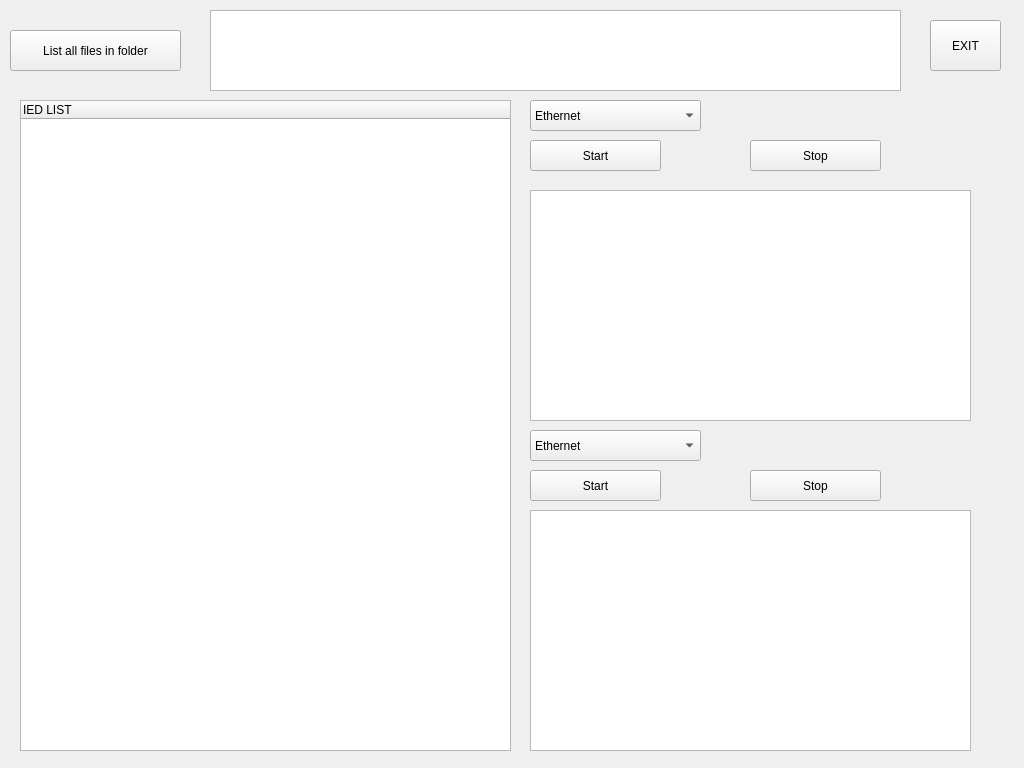
<?xml version="1.0" encoding="UTF-8"?>
<ui version="4.0">
 <class>Form</class>
 <widget class="QWidget" name="Form">
  <property name="geometry">
   <rect>
    <x>0</x>
    <y>0</y>
    <width>1024</width>
    <height>768</height>
   </rect>
  </property>
  <property name="windowTitle">
   <string>Form</string>
  </property>
  <widget class="QPushButton" name="fileslist_button">
   <property name="geometry">
    <rect>
     <x>10</x>
     <y>30</y>
     <width>171</width>
     <height>41</height>
    </rect>
   </property>
   <property name="text">
    <string>List all files in folder</string>
   </property>
  </widget>
  <widget class="QPushButton" name="back_button">
   <property name="geometry">
    <rect>
     <x>930</x>
     <y>20</y>
     <width>71</width>
     <height>51</height>
    </rect>
   </property>
   <property name="text">
    <string>EXIT</string>
   </property>
   <property name="icon">
    <iconset theme="exit">
     <normaloff>../../../Uranus_APP/Uranus/QTDesigner</normaloff>../../../Uranus_APP/Uranus/QTDesigner</iconset>
   </property>
  </widget>
  <widget class="QListWidget" name="fileslist_show">
   <property name="geometry">
    <rect>
     <x>210</x>
     <y>10</y>
     <width>691</width>
     <height>81</height>
    </rect>
   </property>
  </widget>
  <widget class="QTreeWidget" name="ied_tree">
   <property name="geometry">
    <rect>
     <x>20</x>
     <y>100</y>
     <width>491</width>
     <height>651</height>
    </rect>
   </property>
   <column>
    <property name="text">
     <string>IED LIST</string>
    </property>
   </column>
  </widget>
  <widget class="QComboBox" name="pub_iface">
   <property name="geometry">
    <rect>
     <x>530</x>
     <y>100</y>
     <width>171</width>
     <height>31</height>
    </rect>
   </property>
   <item>
    <property name="text">
     <string>Ethernet</string>
    </property>
   </item>
  </widget>
  <widget class="QPushButton" name="pub_start_btn">
   <property name="geometry">
    <rect>
     <x>530</x>
     <y>140</y>
     <width>131</width>
     <height>31</height>
    </rect>
   </property>
   <property name="text">
    <string>Start</string>
   </property>
  </widget>
  <widget class="QPlainTextEdit" name="pub_log">
   <property name="geometry">
    <rect>
     <x>530</x>
     <y>190</y>
     <width>441</width>
     <height>231</height>
    </rect>
   </property>
  </widget>
  <widget class="QPushButton" name="pub_stop_btn">
   <property name="geometry">
    <rect>
     <x>750</x>
     <y>140</y>
     <width>131</width>
     <height>31</height>
    </rect>
   </property>
   <property name="text">
    <string>Stop</string>
   </property>
  </widget>
  <widget class="QComboBox" name="sub_iface">
   <property name="geometry">
    <rect>
     <x>530</x>
     <y>430</y>
     <width>171</width>
     <height>31</height>
    </rect>
   </property>
   <item>
    <property name="text">
     <string>Ethernet</string>
    </property>
   </item>
  </widget>
  <widget class="QPushButton" name="sub_start_btn">
   <property name="geometry">
    <rect>
     <x>530</x>
     <y>470</y>
     <width>131</width>
     <height>31</height>
    </rect>
   </property>
   <property name="text">
    <string>Start</string>
   </property>
  </widget>
  <widget class="QPushButton" name="sub_stop_btn">
   <property name="geometry">
    <rect>
     <x>750</x>
     <y>470</y>
     <width>131</width>
     <height>31</height>
    </rect>
   </property>
   <property name="text">
    <string>Stop</string>
   </property>
  </widget>
  <widget class="QPlainTextEdit" name="sub_log">
   <property name="geometry">
    <rect>
     <x>530</x>
     <y>510</y>
     <width>441</width>
     <height>241</height>
    </rect>
   </property>
  </widget>
 </widget>
 <resources/>
 <connections/>
</ui>
